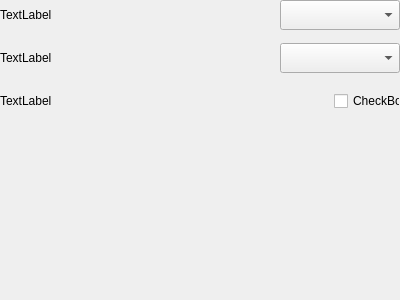
<?xml version="1.0" encoding="UTF-8"?>
<ui version="4.0">
 <class>C_SyvDaPeProgressBar</class>
 <widget class="QWidget" name="C_SyvDaPeProgressBar">
  <property name="geometry">
   <rect>
    <x>0</x>
    <y>0</y>
    <width>400</width>
    <height>300</height>
   </rect>
  </property>
  <property name="windowTitle">
   <string>Form</string>
  </property>
  <layout class="QVBoxLayout" name="verticalLayout_3">
   <property name="leftMargin">
    <number>0</number>
   </property>
   <property name="topMargin">
    <number>0</number>
   </property>
   <property name="rightMargin">
    <number>0</number>
   </property>
   <property name="bottomMargin">
    <number>0</number>
   </property>
   <item>
    <layout class="QHBoxLayout" name="horizontalLayout">
     <item>
      <layout class="QVBoxLayout" name="verticalLayout">
       <property name="spacing">
        <number>13</number>
       </property>
       <item>
        <widget class="stw::opensyde_gui_elements::C_OgeLabToolTipBase" name="pc_LabelStyle">
         <property name="styleRole" stdset="0">
          <string>group-item</string>
         </property>
         <property name="text">
          <string>TextLabel</string>
         </property>
        </widget>
       </item>
       <item>
        <widget class="stw::opensyde_gui_elements::C_OgeLabToolTipBase" name="pc_LabelAlignment">
         <property name="styleRole" stdset="0">
          <string>group-item</string>
         </property>
         <property name="text">
          <string>TextLabel</string>
         </property>
        </widget>
       </item>
       <item>
        <widget class="stw::opensyde_gui_elements::C_OgeLabToolTipBase" name="pc_LabelShowMinMax">
         <property name="styleRole" stdset="0">
          <string>group-item</string>
         </property>
         <property name="text">
          <string>TextLabel</string>
         </property>
        </widget>
       </item>
      </layout>
     </item>
     <item>
      <layout class="QVBoxLayout" name="verticalLayout_2">
       <property name="spacing">
        <number>13</number>
       </property>
       <item>
        <layout class="QHBoxLayout" name="horizontalLayout_3">
         <property name="leftMargin">
          <number>0</number>
         </property>
         <property name="rightMargin">
          <number>0</number>
         </property>
         <property name="bottomMargin">
          <number>0</number>
         </property>
         <item>
          <spacer name="horizontalSpacer_3">
           <property name="orientation">
            <enum>Qt::Horizontal</enum>
           </property>
           <property name="sizeHint" stdset="0">
            <size>
             <width>40</width>
             <height>20</height>
            </size>
           </property>
          </spacer>
         </item>
         <item>
          <widget class="stw::opensyde_gui_elements::C_OgeCbxText" name="pc_ComboBoxType">
           <property name="minimumSize">
            <size>
             <width>120</width>
             <height>30</height>
            </size>
           </property>
           <property name="maximumSize">
            <size>
             <width>120</width>
             <height>30</height>
            </size>
           </property>
          </widget>
         </item>
        </layout>
       </item>
       <item>
        <layout class="QHBoxLayout" name="horizontalLayout_2">
         <property name="leftMargin">
          <number>0</number>
         </property>
         <property name="rightMargin">
          <number>0</number>
         </property>
         <property name="bottomMargin">
          <number>0</number>
         </property>
         <item>
          <spacer name="horizontalSpacer_2">
           <property name="orientation">
            <enum>Qt::Horizontal</enum>
           </property>
           <property name="sizeHint" stdset="0">
            <size>
             <width>40</width>
             <height>20</height>
            </size>
           </property>
          </spacer>
         </item>
         <item>
          <widget class="stw::opensyde_gui_elements::C_OgeCbxText" name="pc_ComboBoxAlignment">
           <property name="minimumSize">
            <size>
             <width>120</width>
             <height>30</height>
            </size>
           </property>
           <property name="maximumSize">
            <size>
             <width>120</width>
             <height>30</height>
            </size>
           </property>
          </widget>
         </item>
        </layout>
       </item>
       <item>
        <layout class="QHBoxLayout" name="horizontalLayout_4">
         <property name="leftMargin">
          <number>0</number>
         </property>
         <property name="rightMargin">
          <number>0</number>
         </property>
         <property name="bottomMargin">
          <number>0</number>
         </property>
         <item>
          <spacer name="horizontalSpacer_4">
           <property name="orientation">
            <enum>Qt::Horizontal</enum>
           </property>
           <property name="sizeHint" stdset="0">
            <size>
             <width>40</width>
             <height>20</height>
            </size>
           </property>
          </spacer>
         </item>
         <item>
          <widget class="stw::opensyde_gui_elements::C_OgeChxTristateTransparentToggle" name="pc_CheckBoxMinMax">
           <property name="minimumSize">
            <size>
             <width>66</width>
             <height>30</height>
            </size>
           </property>
           <property name="maximumSize">
            <size>
             <width>66</width>
             <height>30</height>
            </size>
           </property>
           <property name="text">
            <string>CheckBox</string>
           </property>
          </widget>
         </item>
        </layout>
       </item>
      </layout>
     </item>
    </layout>
   </item>
   <item>
    <spacer name="verticalSpacer">
     <property name="orientation">
      <enum>Qt::Vertical</enum>
     </property>
     <property name="sizeHint" stdset="0">
      <size>
       <width>20</width>
       <height>159</height>
      </size>
     </property>
    </spacer>
   </item>
  </layout>
 </widget>
 <customwidgets>
  <customwidget>
   <class>stw::opensyde_gui_elements::C_OgeLabToolTipBase</class>
   <extends>QLabel</extends>
   <header>C_OgeLabToolTipBase.hpp</header>
  </customwidget>
  <customwidget>
   <class>stw::opensyde_gui_elements::C_OgeCbxText</class>
   <extends>QComboBox</extends>
   <header>C_OgeCbxText.hpp</header>
  </customwidget>
  <customwidget>
   <class>stw::opensyde_gui_elements::C_OgeChxTristateTransparentToggle</class>
   <extends>QCheckBox</extends>
   <header>C_OgeChxTristateTransparentToggle.hpp</header>
  </customwidget>
 </customwidgets>
 <resources/>
 <connections/>
</ui>
